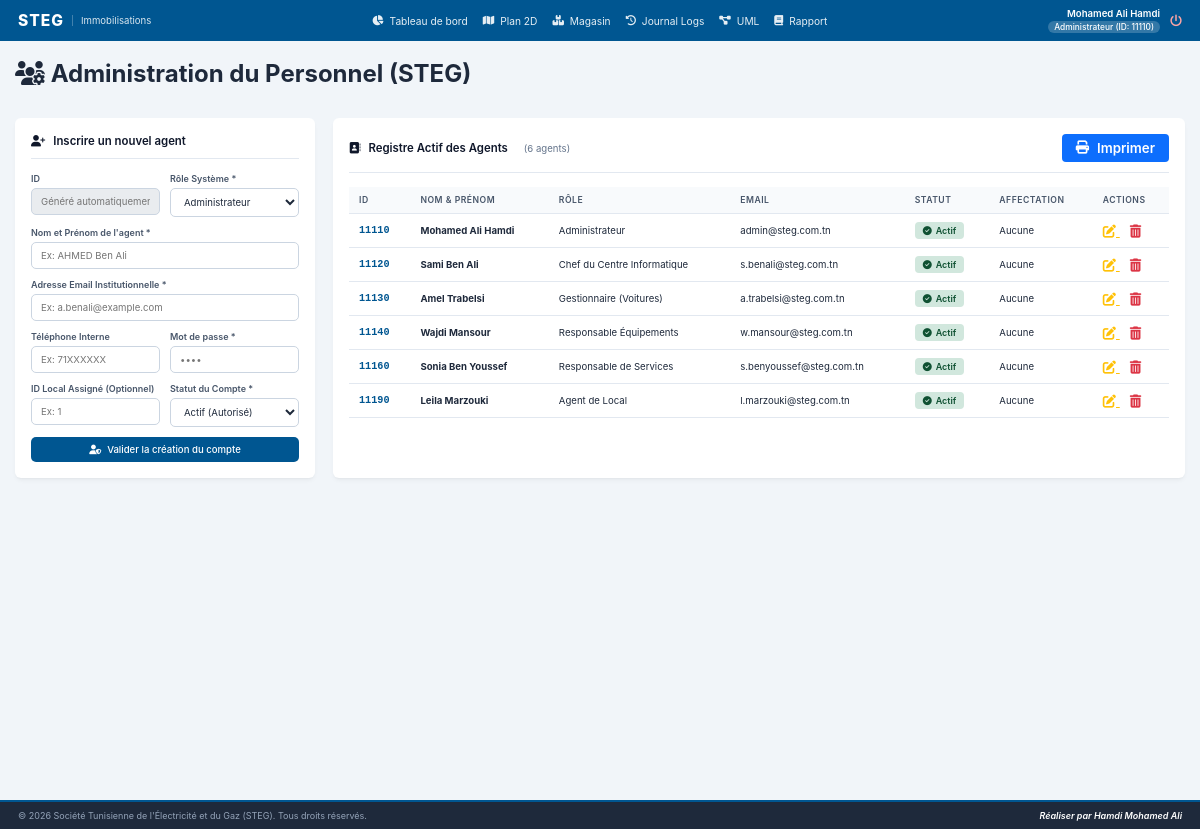
/code/views/gestion_utilisateurs.php (signed in), run on the app's committed database.
### tables this page shows
CREATE TABLE `users` (
  `idUtilisateur` int(11) NOT NULL AUTO_INCREMENT,
  `nom` varchar(255) NOT NULL,
  `email` varchar(255) NOT NULL,
  `tel` varchar(8) NOT NULL,
  `motDePasse` varchar(255) NOT NULL,
  `idProfil` int(11) NOT NULL,
  `idLocalAssigne` varchar(50) DEFAULT NULL,
  `statut` tinyint(1) NOT NULL DEFAULT 1 COMMENT '1 = Active, 0 = Inactive',
  PRIMARY KEY (`idUtilisateur`)
);

CREATE TABLE `profils` (
  `idProfil` int(11) NOT NULL AUTO_INCREMENT,
  `labelProfil` varchar(255) NOT NULL,
  PRIMARY KEY (`idProfil`)
);

### code/views/gestion_utilisateurs.php (the view, shortened to what this page needs)
<?php
require_once '../includes/header.php';
require_once '../includes/navbar.php';
require_once '../config/db.php';
$isEditMode = false;
$form_id      = '';
$form_nom     = '';
$form_email   = '';
$form_tel     = '';
$form_profil  = '';
$form_idLocal = '';
$form_statut  = 1;
$agents = [];
try {
    $agents = $pdo->query("
        SELECT u.*, p.labelProfil
        FROM users u
        LEFT JOIN profils p ON u.idProfil = p.idProfil
        ORDER BY u.idUtilisateur ASC
    ")->fetchAll(PDO::FETCH_ASSOC);
} catch (PDOException $e) {
    $errorMsg = "Impossible de charger le registre du personnel : " . $e->getMessage();
}
?>
<div class="users-wrapper">
    <div class="users-header">
        <h1><i class="fa-solid fa-users-gear"></i> Administration du Personnel (STEG)</h1>
    </div>
    <br>
    <div class="users-grid">
        <div class="users-card card-form">
            <h2>
                <i class="fa-solid <?= $isEditMode ? 'fa-user-pen' : 'fa-user-plus' ?>"></i>
                <?= $isEditMode ? "Modifier l'agent ID : " . htmlspecialchars($form_id) : "Inscrire un nouvel agent" ?>
            </h2>
            <hr>
            <form action="gestion_utilisateurs.php" method="POST" class="steg-form">
                <div class="form-group-row">
                    <div class="form-control">
                        <label for="idUtilisateur">ID</label>
                        <?php if ($isEditMode): ?>
                            <input type="text" id="idUtilisateur" name="idUtilisateur" readonly
                                   style="background-color:#e9ecef;" value="<?= htmlspecialchars($form_id) ?>">
                        <?php else: ?>
                            <input type="text" placeholder="Généré automatiquement" readonly style="background-color:#e9ecef; color:#6c757d;">
                        <?php endif; ?>
                    </div>
                    <div class="form-control">
                        <label for="profil">Rôle Système *</label>
                        <select id="profil" name="profil" required>
                            <?php
                            try {
                                foreach ($pdo->query("SELECT * FROM profils ORDER BY idProfil ASC")->fetchAll(PDO::FETCH_ASSOC) as $p):
                                    $sel = ($form_profil == $p['idProfil']) ? 'selected' : '';
                                    echo "<option value='{$p['idProfil']}' $sel>" . htmlspecialchars($p['labelProfil']) . "</option>";
                                endforeach;
                            } catch (PDOException $e) {
                                foreach ([1=>'Administrateur',2=>'Responsable',3=>'Chauffeur'] as $idRef => $role)
                                    echo "<option value='$idRef'" . ($form_profil==$idRef?' selected':'') . ">$role</option>";
                            }
                            ?>
                        </select>
                    </div>
                </div>
                <div class="form-control">
                    <label for="nom">Nom et Prénom de l'agent *</label>
                    <input type="text" id="nom" name="nom" required placeholder="Ex: AHMED Ben Ali" value="<?= htmlspecialchars($form_nom) ?>">
                </div>
                <div class="form-control">
                    <label for="email">Adresse Email Institutionnelle *</label>
                    <input type="email" id="email" name="email" required placeholder="Ex: a.benali@example.com" value="<?= htmlspecialchars($form_email) ?>">
                </div>
                <div class="form-group-row">
                    <div class="form-control">
                        <label for="tel">Téléphone Interne</label>
                        <input type="text" id="tel" name="tel" placeholder="Ex: 71XXXXXX" value="<?= htmlspecialchars($form_tel) ?>">
                    </div>
                    <div class="form-control">
                        <label for="password">Mot de passe <?= $isEditMode ? '(Optionnel)' : '*' ?></label>
                        <input type="password" id="password" name="password"
                               pattern="\d{4}" maxlength="4" inputmode="numeric"
                               placeholder="<?= $isEditMode ? 'Laisser vide pour inchangé' : '••••' ?>"
                               <?= $isEditMode ? '' : 'required' ?>>
                    </div>
                </div>
                <div class="form-group-row">
                    <div class="form-control">
                        <label for="idLocalAssigne">ID Local Assigné (Optionnel)</label>
                        <input type="number" id="idLocalAssigne" name="idLocalAssigne" placeholder="Ex: 1" value="<?= htmlspecialchars($form_idLocal) ?>">
                    </div>
                    <div class="form-control">
                        <label for="statut">Statut du Compte *</label>
                        <select id="statut" name="statut" required>
                            <option value="1" <?= ($form_statut === 1) ? 'selected' : '' ?>>Actif (Autorisé)</option>
                        </select>
                    </div>
                </div>
                <button type="submit" class="btn btn-primary btn-block">
                    <i class="fa-solid <?= $isEditMode ? 'fa-floppy-disk' : 'fa-user-shield' ?>"></i>
                    <?= $isEditMode ? "Enregistrer les modifications" : "Valider la création du compte" ?>
                </button>
            </form>
        </div>
        <div class="users-card card-table">
            <div style="display:flex;justify-content:space-between;align-items:center;margin-bottom:10px;">
                <h2 style="margin:0;">
                    <i class="fa-solid fa-address-book"></i> Registre Actif des Agents
                    <span style="font-size:0.8rem;color:#64748b;font-weight:400;margin-left:8px;">
                        (<?= count($agents) ?> agent<?= count($agents) > 1 ? 's' : '' ?>)
                    </span>
                </h2>
                <button type="button" onclick="window.print();" class="btn-print"
                        style="background:#0d6efd;color:white;border:none;padding:6px 14px;border-radius:4px;font-weight:600;cursor:pointer;display:flex;align-items:center;gap:8px;">
                    <i class="fa-solid fa-print"></i> Imprimer
                </button>
            </div>
            <hr>
            <div class="table-scroll">
                <table class="steg-table">
                    <thead>
                        <tr>
                            <th>ID</th>
                            <th>Nom &amp; Prénom</th>
                            <th>Rôle</th>
                            <th>Email</th>
                            <th>Statut</th>
                            <th>Affectation</th>
                            <th class="btn-action">Actions</th>
                        </tr>
                    </thead>
                    <tbody>
                        <?php foreach ($agents as $agent): ?>
                        <tr>
                            <td class="cell-user-id"><?= str_pad($agent['idUtilisateur'], 4, '0', STR_PAD_LEFT) ?></td>
                            <td><strong><?= htmlspecialchars($agent['nom']) ?></strong></td>
                            <td>
                                <span class="badge-role-type role-<?= strtolower($agent['labelProfil'] ?? 'agent') ?>">
                                    <?= htmlspecialchars($agent['labelProfil'] ?? 'N/A') ?>
                                </span>
                            </td>
                            <td><?= htmlspecialchars($agent['email']) ?></td>
                            <td>
                                <?php if (intval($agent['statut']) === 1): ?>
                                    <span class="badge-status status-active"><i class="fa-solid fa-circle-check"></i> Actif</span>
                                <?php else: ?>
                                    <span class="badge-status status-inactive"><i class="fa-solid fa-circle-xmark"></i> Inactif</span>
                                <?php endif; ?>
                            </td>
                            <td>
                                <?php if ($agent['idLocalAssigne'] !== null && $agent['idLocalAssigne'] !== ''): ?>
                                    <span class="badge-loc-id"><i class="fa-solid fa-location-arrow"></i> Zone <?= htmlspecialchars($agent['idLocalAssigne']) ?></span>
                                <?php else: ?>
                                    <span class="text-muted">Aucune</span>
                                <?php endif; ?>
                            </td>
                            <td class="btn-action" style="white-space:nowrap;">
                                <a href="gestion_utilisateurs.php?edit=<?= $agent['idUtilisateur'] ?>"
                                   title="Modifier" style="color:#ffc107;margin-right:10px;font-size:1.1rem;">
                                    <i class="fa-solid fa-pen-to-square"></i>
                                </a>
                                <a href="gestion_utilisateurs.php?delete=<?= $agent['idUtilisateur'] ?>"
                                   title="Supprimer"
                                   onclick="return confirm('Supprimer définitivement « <?= htmlspecialchars(addslashes($agent['nom'])) ?> » ?');"
                                   style="color:#dc3545;font-size:1.1rem;">
                                    <i class="fa-solid fa-trash-can"></i>
                                </a>
                            </td>
                        </tr>
                        <?php endforeach; ?>
                    </tbody>
                </table>
            </div>
        </div>
    </div>
</div>
<?php require_once '../includes/footer.php'; ?>

### code/css/style.css (style rules this page uses)
:root { --primary-color: #005691; --primary-hover: #003d66; --success-color: #16a34a; --warning-color: #ca8a04; --danger-color: #dc2626; --accent-blue: #3b82f6; --text-dark: #1e293b; --text-light: #64748b; --text-muted: #94a3b8; --bg-main: #0f172a; --bg-card: #1e293b; --bg-light: #f1f5f9; --border-color: #334155; --border-light: #cbd5e1; --card-shadow: 0 3px 5px -1px rgba(0,0,0,0.05), 0 2px 3px -2px rgba(0,0,0,0.05); }
* { margin: 0; padding: 0; box-sizing: border-box; font-family: 'Inter', 'Segoe UI', Tahoma, Geneva, Verdana, sans-serif; }
html { font-size: 12px; }
body { background-color: var(--bg-main); color: var(--text-dark); min-height: 100vh; display: flex; flex-direction: column; }
.btn { display: inline-flex; align-items: center; justify-content: center; gap: 6px; padding: 7px 12px; font-size: 0.8rem; font-weight: 500; border-radius: 5px; border: none; cursor: pointer; transition: all 0.2s ease; text-decoration: none; }
.btn-primary { background-color: var(--primary-color); color: white; }
.btn-block { width: 100%; display: flex; }
.badge-status { padding: 3px 8px; border-radius: 4px; font-size: 0.75rem; font-weight: 600; display: inline-flex; align-items: center; gap: 4px; }
.status-active { background-color: #d1e7dd; color: #0f5132; }
.steg-form .form-control, .form-group { display: flex; flex-direction: column; margin-bottom: 10px; }
.steg-form .form-control label, .form-group label { font-weight: 600; font-size: 0.75rem; margin-bottom: 4px; color: #475569; }
.steg-form input, .steg-form select, .steg-form textarea, .form-group input { width: 100%; padding: 7px 9px; border: 1px solid var(--border-light); border-radius: 5px; font-size: 0.8rem; color: var(--text-dark); outline: none; transition: border-color 0.2s; background-color: #fff; }
.form-group-row { display: flex; gap: 10px; flex-wrap: wrap; }
.form-group-row .form-control { flex: 1; min-width: 100px; }
.table-scroll, .table-responsive { overflow-x: auto; width: 100%; }
.steg-table, .dashboard-table { width: 100%; border-collapse: collapse; font-size: 0.8rem; text-align: left; }
.steg-table th, .steg-table td, .dashboard-table th, .dashboard-table td { padding: 8px 10px; border-bottom: 1px solid #e2e8f0; }
.steg-table th, .dashboard-table th { background-color: #f8fafc; color: #475569; font-weight: 600; font-size: 0.72rem; text-transform: uppercase; letter-spacing: 0.5px; }
.cell-code, .cell-user-id, .cell-id-local { font-family: 'Courier New', Courier, monospace; font-weight: 700; color: var(--primary-color); font-size: 0.85rem; }
.dashboard-wrapper, .immo-wrapper, .locaux-wrapper, .pannes-wrapper, .users-wrapper { max-width: 1300px; margin: 0 auto; }
.dashboard-grid, .immo-grid, .locaux-grid, .pannes-grid, .users-grid { display: grid; grid-template-columns: 300px 1fr; gap: 18px; margin-top: 15px; }
.dashboard-section, .immo-card, .locaux-card, .pannes-card, .users-card { background: white; border-radius: 6px; box-shadow: var(--card-shadow); padding: 16px; }
.dashboard-section h2, .immo-card h2, .locaux-card h2, .pannes-card h2, .users-card h2 { font-size: 0.95rem; color: #0f172a; font-weight: 600; display: flex; align-items: center; gap: 8px; }
.dashboard-section hr, .immo-card hr, .locaux-card hr, .pannes-card hr, .users-card hr { border: 0; height: 1px; background: #e2e8f0; margin: 10px 0 14px; }

### data on the page
users: idUtilisateur "11110", nom "Mohamed Ali Hamdi", idProfil.labelProfil "Administrateur", email "admin@steg.com.tn", statut 1 (drawn), shows "Aucune"
users: idUtilisateur "11120", nom "Sami Ben Ali", idProfil.labelProfil "Chef du Centre Informatique", email "s.benali@steg.com.tn", statut 1 (drawn), shows "Aucune"
users: idUtilisateur "11130", nom "Amel Trabelsi", idProfil.labelProfil "Gestionnaire (Voitures)", email "a.trabelsi@steg.com.tn", statut 1 (drawn), shows "Aucune"
users: idUtilisateur "11140", nom "Wajdi Mansour", idProfil.labelProfil "Responsable Équipements", email "w.mansour@steg.com.tn", statut 1 (drawn), shows "Aucune"
users: idUtilisateur "11160", nom "Sonia Ben Youssef", idProfil.labelProfil "Responsable de Services", email "s.benyoussef@steg.com.tn", statut 1 (drawn), shows "Aucune"
users: idUtilisateur "11190", nom "Leila Marzouki", idProfil.labelProfil "Agent de Local", email "l.marzouki@steg.com.tn", statut 1 (drawn), shows "Aucune"

### other printed values
$_SESSION['nom'] "Mohamed Ali Hamdi"
$_SESSION['labelProfil'] "Administrateur"
$userIdFormate "11110"
count($agents) "6"
form field profil "Administrateur"
